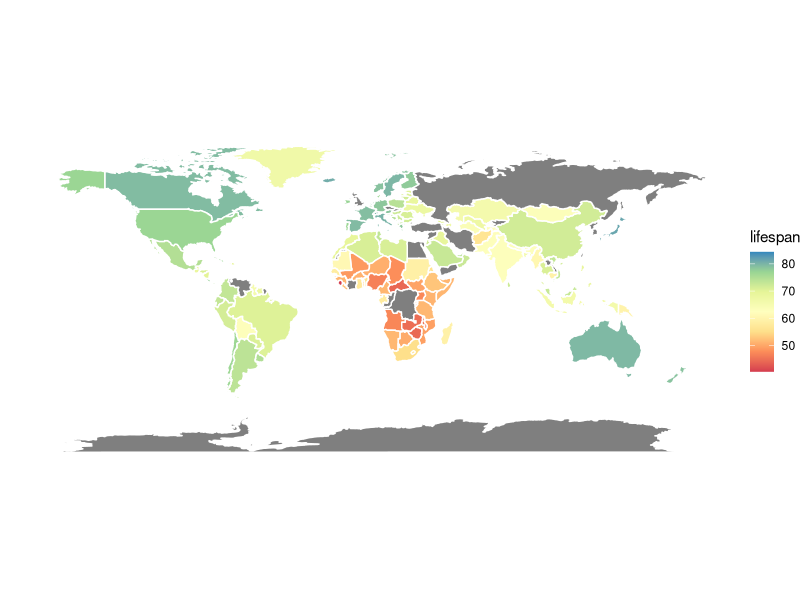
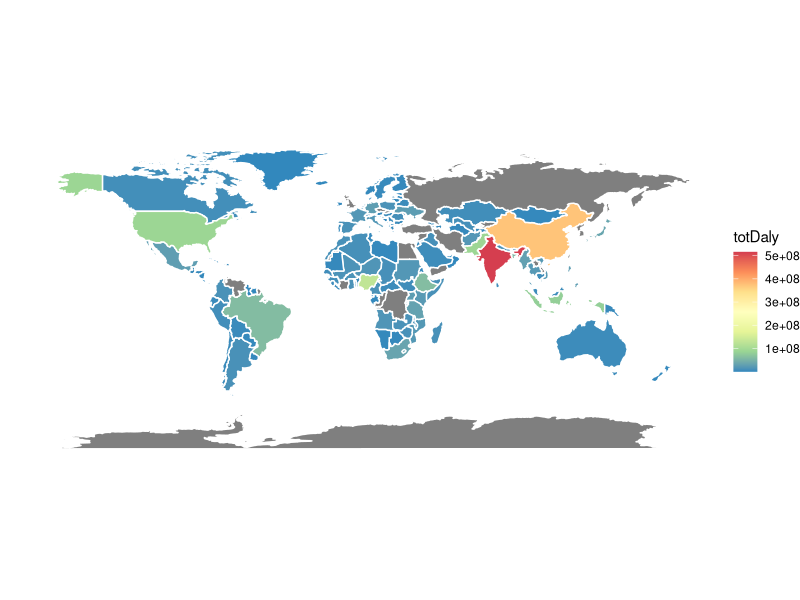

Recreate these plots in R, in order.
library(readr)
library(dplyr)

# cleaning data 
data <- read_csv("life expectancy.csv")

# remove corruption file, which has the most NAs 
rm_corruption <- data[-c(12)]

# rename all columns 
df <- rm_corruption %>% 
  rename( "country" = "Country Name",
          "code" = "Country Code",
          "region" = "Region", 
          "inc" = "IncomeGroup",
          "year" = "Year",
          "lifespan" = "Life Expectancy World Bank",
          "starving" = "Prevelance of Undernourishment",
          "health" = "Health Expenditure %",
          "edu" = "Education Expenditure %",
          "unemp" = "Unemployment",
          "sanitation" = "Sanitation",
          "injury" = "Injuries",
          "comm" = "Communicable",
          "noncomm" = "NonCommunicable"
  )

View(df)

library(ggplot2)
world0=map_data("world")
#ggplot(world,aes(x=long,y=lat,group=group))+geom_polygon(color="white",fill="tomato")+coord_quickmap()
world=world0%>%rename("country"=region)%>%select(-subregion)%>%mutate(country=ifelse(country=="USA","United States",country))

#y=any(world$country == "United States")

#z=df%>%arrange(desc(country))

#datWorld=left_join(df,world,by="country")%>%select(long,lat,group,order,country,region,lifespan,noncomm)

datWorld=full_join(df,world,by="country")%>%select(long,lat,group,order,country,region,lifespan,injury,comm,noncomm)

library(RColorBrewer)

ggplot(datWorld,aes(x=long,y=lat,group=group,fill=lifespan))+geom_polygon(color="white")+scale_fill_distiller(palette="Spectral",direction=1)+coord_quickmap()+theme_classic()+theme_void()

datWorld2=datWorld%>%mutate(totDaly=injury+comm+noncomm)
View(datWorld2)

ggplot(datWorld2,aes(x=long,y=lat,group=group,fill=totDaly))+geom_polygon(color="white")+scale_fill_distiller(palette="Spectral",direction=-1)+coord_quickmap()+theme_classic()+theme_void()
